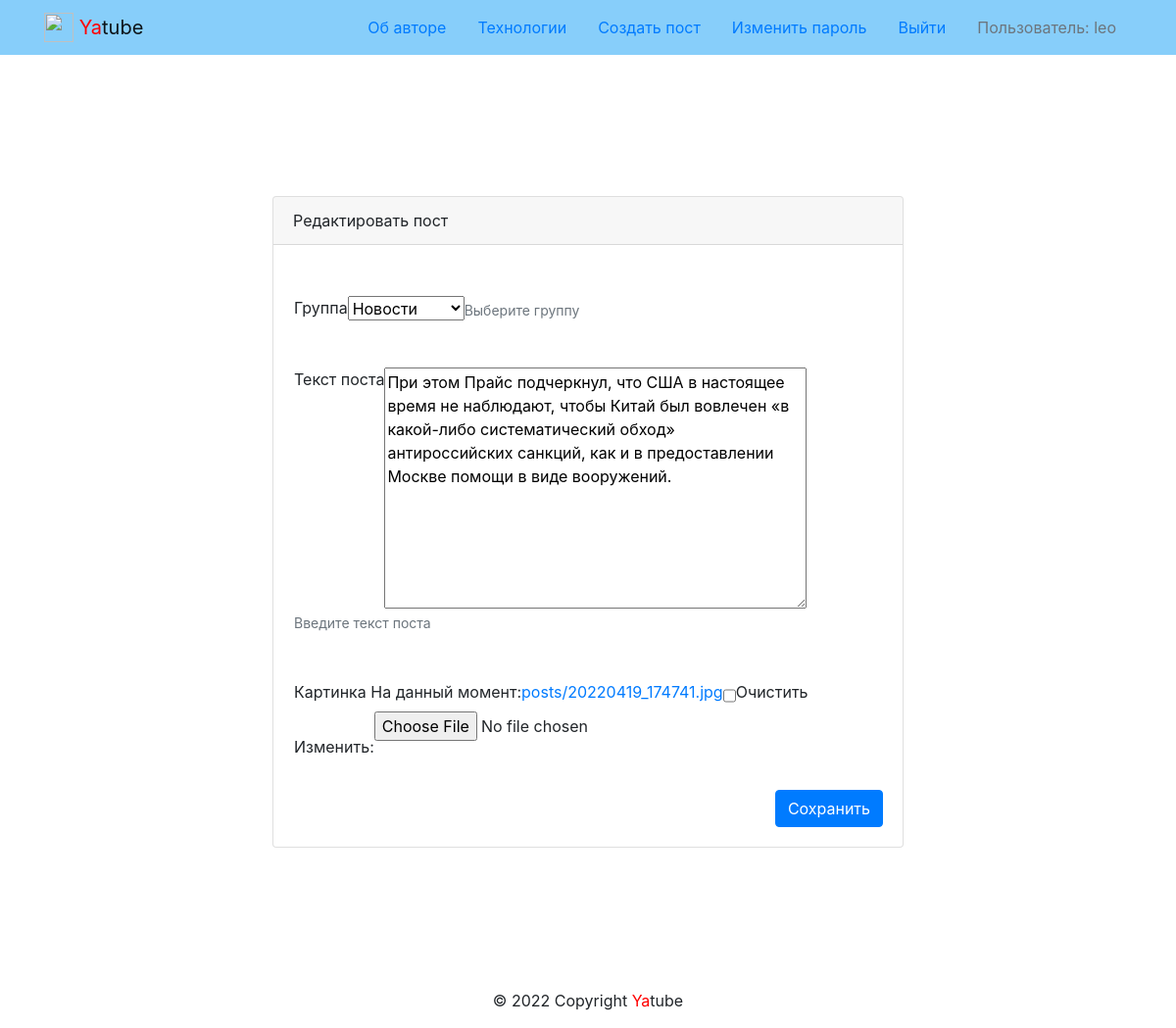
The page /posts/44/edit/ (signed in) on the database its author committed.
### posts/models.py (models this page shows, shortened)
class Post(models.Model):
    text = models.TextField(
        verbose_name="Текст поста",
        help_text="Введите текст поста")
    pub_date = models.DateTimeField(
        auto_now_add=True,
        verbose_name="Дата публикации",
        help_text="Дата публикации")
    author = models.ForeignKey(
        User,
        on_delete=models.CASCADE,
        related_name="posts",
        verbose_name="Автор",
        help_text="Автор поста")
    group = models.ForeignKey(
        Group,
        on_delete=models.SET_NULL,
        related_name="posts",
        verbose_name="Группа",
        help_text="Выберите группу",
        blank=True,
        null=True)
    image = models.ImageField(
        verbose_name='Картинка',
        upload_to='posts/',
        blank=True
    )
    class Meta:
        ordering = ('-pub_date',)
        verbose_name = 'Пост'
        verbose_name_plural = 'Посты'

### posts/views.py (the view)
# urls.py: path('posts/<int:post_id>/edit/', views.post_edit, name='post_edit'),
@login_required
def post_edit(request, post_id):
    post = get_object_or_404(Post, pk=post_id)
    if post.author != request.user:
        return redirect('posts:post_detail', post_id=post_id)
    form = PostForm(
        request.POST or None,
        files=request.FILES or None,
        instance=post
    )
    if form.is_valid():
        form.save()
        return redirect('posts:post_detail', post_id=post_id)
    context = {
        'post': post,
        'form': form,
        'is_edit': True,
    }
    return render(request, 'posts/create_post.html', context)

### posts/forms.py
class PostForm(forms.ModelForm):
    class Meta:
        model = Post
        fields = ("group", "text", 'image',)

### core/context_processors/year.py (called while the page is built)
def year(request):
    return {
        'year': datetime.now().year
    }

### posts/models.py (called while the page is built)
    def __str__(self):
        return self.title

### templates/posts/create_post.html (shortened to what this page needs)
{% extends 'base.html' %}
{% block content %}
  <div class="container py-5">
    <div class="row justify-content-center">
      <div class="col-md-8 p-5">
        <div class="card">
          <div class="card-header">
            {% if is_edit %}
              Редактировать пост
            {% else %}
              Новый пост
            {% endif %}
          </div>
          <div class="card-body">
          <form method="post" action="" enctype="multipart/form-data">
            {% for field in form  %}
             <div class="form-group row my-3 p-3"">
              {{ field.label }} {{field}}
              <small id="id_text-help" class="form-text text-muted">
                {{ field.help_text }}
              </small>
             </div>
            {% endfor %}
          <div class="d-flex justify-content-end">
            <button type="submit" class="btn btn-primary">
              {% if is_edit %}
                Сохранить
              {% else %}
                Добавить
              {% endif %}
            </button>
          </div>
          </form>
          </div>
        </div>
      </div>
    </div>
  </div>
{% endblock %}

### templates/includes/header.html (shortened to what this page needs)
{% load static %}
<nav class="navbar navbar-light" style="background-color: lightskyblue">
  <div class="container">
    <a class="navbar-brand" href="{% url 'posts:index' %}">
      <img src="{% static 'img/logo.png' %}" width="30" height="30" class="d-inline-block align-top" alt="">
      <span style="color:red">Ya</span>tube
    </a>
    <ul class = "nav nav-pills" >
      <li class = "nav-item" >
         <a class="nav-link
                 "
          href="{% url 'about:author' %}"
          > Об авторе
        </a>
      </li>
      <li class = "nav-item" >
         <a class="nav-link
                 "
          href="{% url 'about:tech' %}"
          > Технологии
         </a>
      </li>
      {% if user.is_authenticated %}
        <li class = "nav-item" >
          <a class="nav-link
                  "
          href="{% url 'posts:post_create' %}"
          > Cоздать пост
          </a>
        </li>
        <li class = "nav-item" >
          <a class="nav-link
                  "
          href="{% url 'users:password_change_form' %}"
          > Изменить пароль
          </a>
        </li>
        <li class = "nav-item" >
          <a class="nav-link
                  "
          href="{% url 'users:logout' %}"
          > Выйти
          </a>
        </li>
        <li class = "nav-item" >
          <a class="nav-link disabled
                  "
          > Пользователь: {{ user.username }}
          </a>
        </li>
     {% endif %}
    </ul>
  </div>
</nav>

### rows shown on the page
Post: form "Новости" "При этом Прайс подчеркнул, что США в настоящее время не наблюдают, чтобы Китай был вовлечен «в какой-либо систематический обход» антироссийских санкций, как и в предоставлении Москве помощи в виде вооружений."

### other values the page prints
{{ user.username }} "leo"
{{ field.label }} "Группа" "Текст поста" "Картинка"
{{ field.help_text }} "Выберите группу" "Введите текст поста"
{{ current_year }} "2022"
